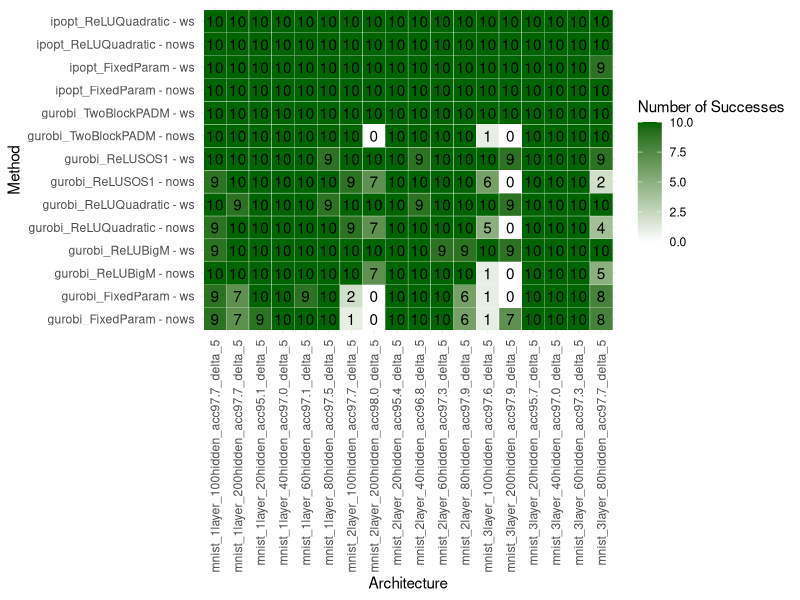
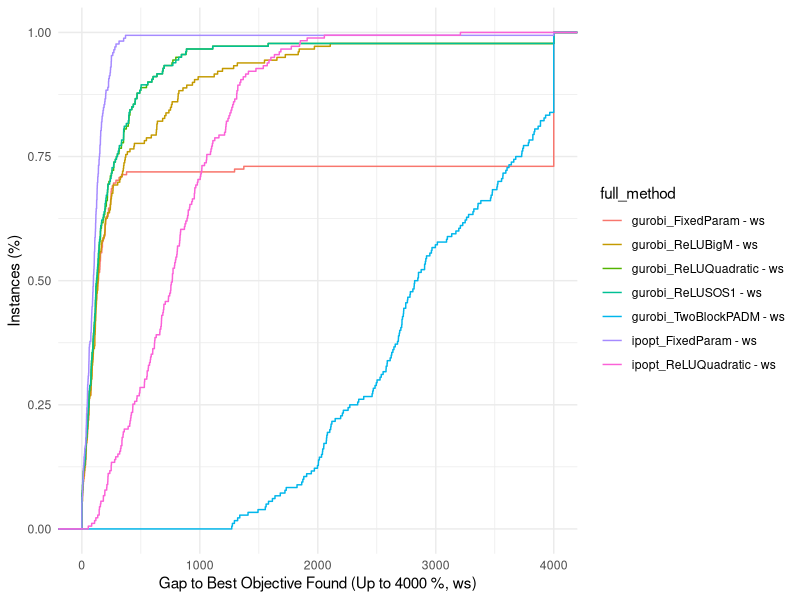
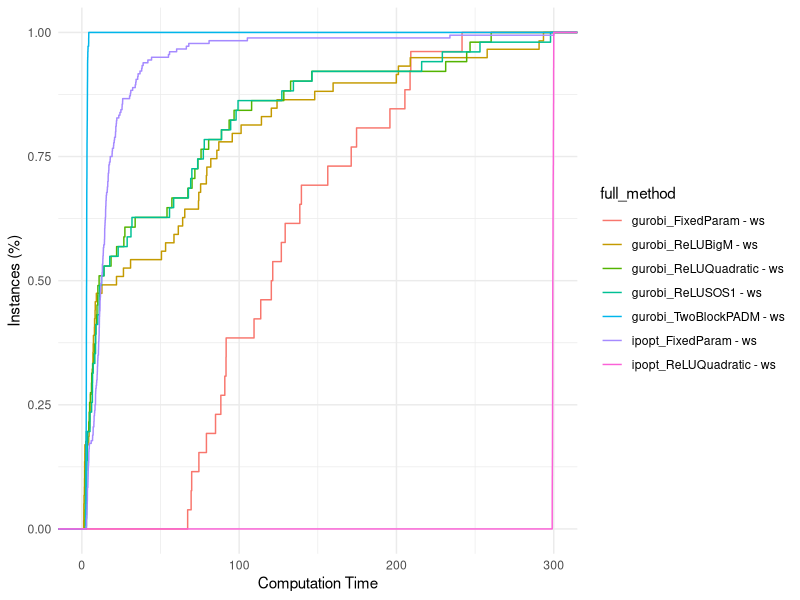

The R source for these figures, in order:
## ---- chunk 1
library(ggplot2)
library(rmarkdown)
suppressWarnings(library(dplyr))
library(knitr)
library(kableExtra)
library(stringr)
library(RColorBrewer)
library(tidyr)
## ---- chunk 2
data = read.csv("results-2.csv")
#data  = data %>% mutate(success = ifelse(status %in% c("SUBOPTIMAL", "TIME_LIMIT"), FALSE, TRUE))
data = data %>% mutate(full_method = paste0(method, " - ", warm_start))


paged_table(data)

data %>%
  group_by(method) %>%
  summarise(n = n(), .groups = "drop")

data %>% filter(architecture == "mnist_1layer_100hidden_acc97.7_delta_5", instance == "11418", warm_start == "ws")
## ---- chunk 3
# Aggregate the data: count successes per architecture and method
agg_data <- data %>%
  group_by(architecture, full_method) %>%
  summarise(success_count = sum(success, na.rm = TRUE), .groups = "drop")

# Plot
ggplot(agg_data, aes(x = factor(architecture), y = factor(full_method), fill = success_count)) +
  geom_tile(color = "white") +
  geom_text(aes(label = success_count), color = "black") +
  scale_fill_gradient(low = "white", high = "darkgreen", na.value = "black") +
  theme_minimal() +
  labs(fill = "Number of Successes", x = "Architecture", y = "Method") +
  theme(axis.text.x = element_text(angle = 90, vjust = 0.5, hjust = 1))

## ---- chunk 4
max_gap = 2e3
max_gap = 4e3

data_with_best_other <- data %>%
  #filter(method %in% c("ipopt_FixedParam", "gurobi_FixedParam", "gurobi_TwoBlockPADM")) %>%
  filter(warm_start == "ws") %>%
  group_by(architecture) %>%
  mutate(
    best_other_objective = sapply(1:n(), function(i) {
      # Exclude the current method
      other_bounds <- objective[-i]
      if (length(other_bounds) == 0) {
        return(NA)
      } else {
        return(min(other_bounds, na.rm = TRUE))
      }
    })
  ) %>%
  ungroup() %>%
  mutate(gap_to_best = (objective - best_other_objective)/(1e-10 + abs(best_other_objective)) * 100) %>%
  mutate(gap_to_best_plot = ifelse(is.na(gap_to_best) | gap_to_best > max_gap, max_gap, gap_to_best))

data_with_best_other

ggplot(data_with_best_other, aes(x = gap_to_best_plot, color = full_method)) +
  stat_ecdf(geom = "step") + 
  xlim(c(0,max_gap)) +
  theme_minimal()  +
  labs(
    x = "Gap to Best Objective Found (Up to 4000 %, ws)",
    y = "Instances (%)"
  )

ggplot(data %>% filter(warm_start == "ws"), aes(x = time, color = full_method)) +
  stat_ecdf(geom = "step") + 
  xlim(c(0,300)) +
  theme_minimal()  +
  labs(
    x = "Computation Time",
    y = "Instances (%)"
  )
